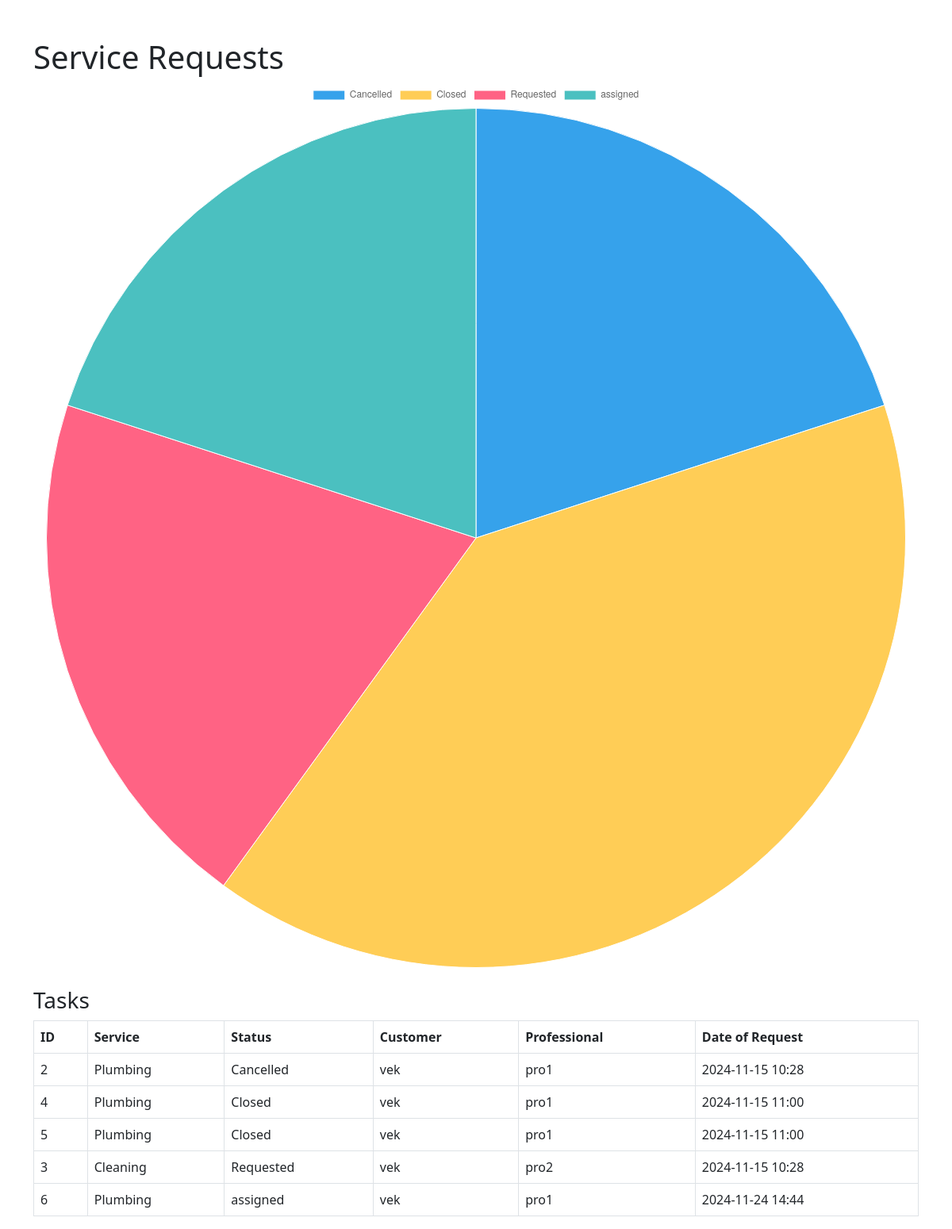
Page /customer/summary (signed in) on the earlier database version.
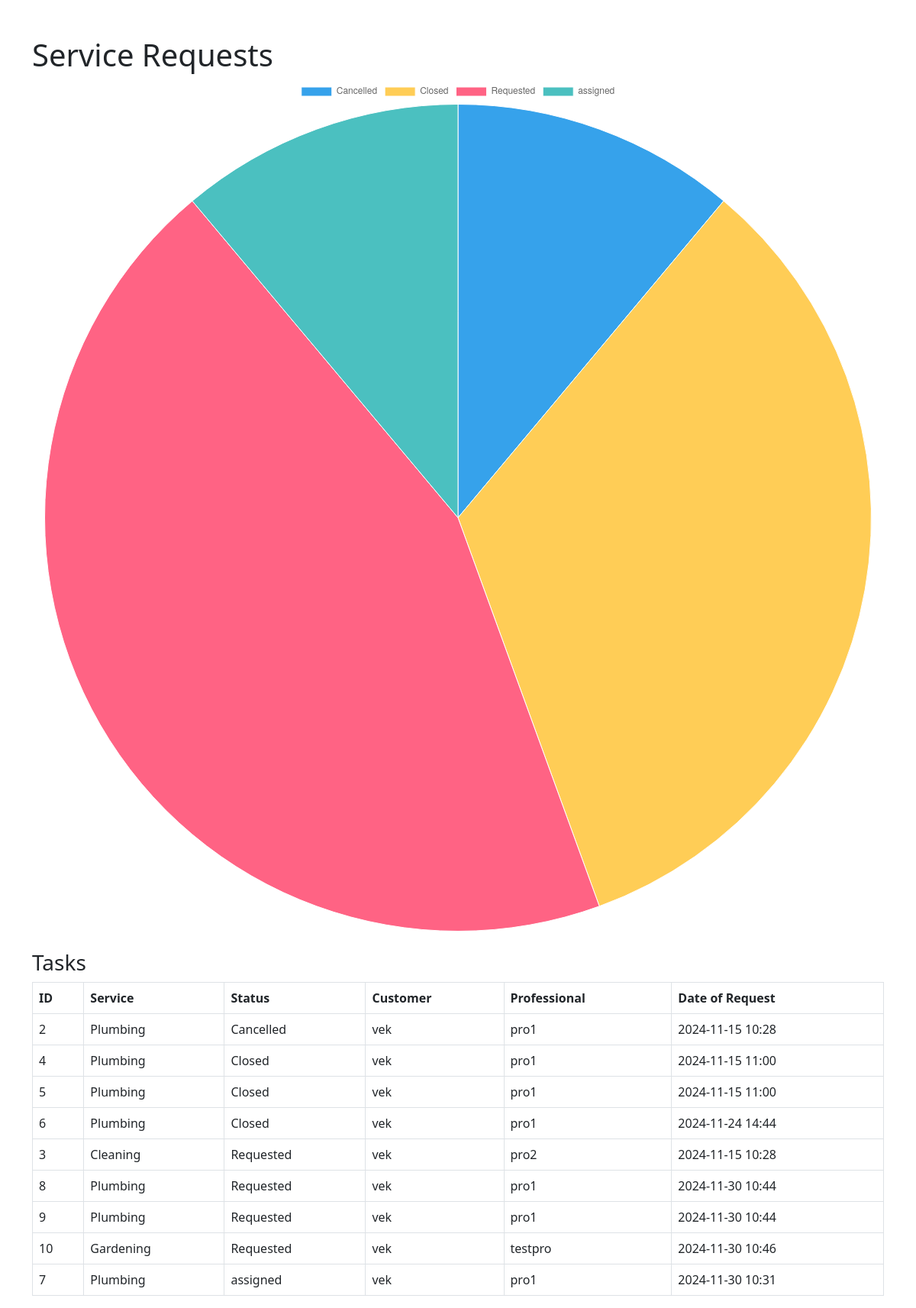
Same page on the later database version.
### models.py (models this page shows, shortened)
class ServiceRequest(db.Model):
    __tablename__ = 'service_request'
    id = db.Column(db.Integer, primary_key=True, autoincrement=True)
    service_id = db.Column(db.Integer, db.ForeignKey('service.id'))
    customer_id = db.Column(db.Integer, db.ForeignKey('user.id'))
    professional_id = db.Column(db.Integer, db.ForeignKey('user.id'))
    date_of_request = db.Column(db.DateTime, default=datetime.utcnow)
    date_of_completion = db.Column(db.DateTime)
    service_status = db.Column(db.String(50))
    remarks = db.Column(db.Text)
    contact_number = db.Column(db.String(15))
    customer_location = db.Column(db.Text)
    customer_pin_code = db.Column(db.String(10))
    closed_by = db.Column(db.String(50))  # Can be 'customer' or 'professional'
    date_closed = db.Column(db.DateTime)
    service = db.relationship('Service', backref='requests')
    reviews = db.relationship('Review', back_populates='service_request', lazy=True)

class Service(db.Model):
    __tablename__ = 'service'
    id = db.Column(db.Integer, primary_key=True, autoincrement=True)
    name = db.Column(db.String(100), nullable=False)
    price = db.Column(db.Numeric(10, 2), nullable=False)
    time_required = db.Column(db.Integer)
    description = db.Column(db.Text)

class User(db.Model):
    __tablename__ = 'user'
    id = db.Column(db.Integer, primary_key=True, autoincrement=True)
    username = db.Column(db.String(50), unique=True, nullable=False)
    phone_number = db.Column(db.String(15))
    email = db.Column(db.String(100), unique=True, nullable=False)
    password_hash = db.Column(db.String(128))
    role = db.Column(db.String(50))
    is_active = db.Column(db.Boolean, default=True)
    date_created = db.Column(db.DateTime, default=datetime.utcnow)
    is_admin = db.Column(db.Boolean, nullable=False, default=False)
    customer_profile = db.relationship('CustomerProfile', backref='user', uselist=False)
    professional_profile = db.relationship('Professional', backref='user', uselist=False)
    service_requests_as_customer = db.relationship('ServiceRequest', backref='customer', foreign_keys='ServiceRequest.customer_id')
    service_requests_as_professional = db.relationship('ServiceRequest', backref='professional', foreign_keys='ServiceRequest.professional_id')
    reviews_written = db.relationship('Review', back_populates='reviewer', foreign_keys='Review.reviewer_id')
    reviews_received = db.relationship('Review', back_populates='reviewee', foreign_keys='Review.reviewee_id')

### routes.py (the view)
@app.route('/customer/summary')
def customer_summary():
    id = session.get('user_id')
    service_requests = ServiceRequest.query.filter_by(customer_id=id).order_by(ServiceRequest.service_status).all()
    status_count = {}
    for request in service_requests:
        status_count[request.service_status] = status_count.get(request.service_status, 0) + 1
    return render_template('customer/summary.html', service_requests=service_requests, status_count=status_count)

### templates/customer/summary.html (shortened to what this page needs)
<!DOCTYPE html>
<html lang="en">
<head>
    <link href="https://cdn.jsdelivr.net/npm/bootstrap@5.3.0-alpha1/dist/css/bootstrap.min.css" rel="stylesheet">
</head>
<body>
    <div class="container mt-5">
        <h1>Service Requests</h1>
        <div class="mb-4">
            <canvas id="statusChart"></canvas>
        </div>
        <h3>Tasks</h3>
        <table class="table table-bordered">
            <thead>
                <tr>
                    <th>ID</th>
                    <th>Service</th>
                    <th>Status</th>
                    <th>Customer</th>
                    <th>Professional</th>
                    <th>Date of Request</th>
                </tr>
            </thead>
            <tbody>
                {% for request in service_requests %}
                    <tr>
                        <td>{{ request.id }}</td>
                        <td>{{ request.service.name }}</td>
                        <td>{{ request.service_status }}</td>
                        <td>{{ request.customer.username }}</td>
                        <td>{{ request.professional.username if request.professional else 'N/A' }}</td>
                        <td>{{ request.date_of_request.strftime('%Y-%m-%d %H:%M') }}</td>
                    </tr>
                {% endfor %}
            </tbody>
        </table>
    </div>
    <script>
        // Prepare data for Chart.js
        const statusCount = {{ status_count | tojson }};
        const labels = Object.keys(statusCount);
        const data = Object.values(statusCount);
        // Chart.js configuration
        const ctx = document.getElementById('statusChart').getContext('2d');
        new Chart(ctx, {
            type: 'pie',
            data: {
                labels: labels,
                datasets: [{
                    label: 'Service Status Distribution',
                    data: data,
                    backgroundColor: ['#36A2EB', '#FFCD56', '#FF6384', '#4BC0C0', '#FF9F40'],
                    borderColor: '#fff',
                    borderWidth: 1
                }]
            },
            options: {
                responsive: true,
                plugins: {
                    legend: {
                        position: 'top',
                    },
                    tooltip: {
                        enabled: true
                    }
                }
            }
        });
    </script>
</body>
</html>

Differences in the rows shown:
changed ServiceRequest id 6: service_status "assigned" → "Closed"; moves up the list
added ServiceRequest: id "8", service.name "Plumbing", service_status "Requested", customer.username "vek", professional "pro1", date_of_request "2024-11-30 10:44"
added ServiceRequest: id "9", service.name "Plumbing", service_status "Requested", customer.username "vek", professional "pro1", date_of_request "2024-11-30 10:44"
added ServiceRequest: id "10", service.name "Gardening", service_status "Requested", customer.username "vek", professional "testpro", date_of_request "2024-11-30 10:46"
added ServiceRequest: id "7", service.name "Plumbing", service_status "assigned", customer.username "vek", professional "pro1", date_of_request "2024-11-30 10:31"
Other differences:
chart data {{ status_count | tojson }}: {"Cancelled": 1, "Closed": 2, "Requested": 1, "assigned": 1} → {"Cancelled": 1, "Closed": 3, "Requested": 4, "assigned": 1}
